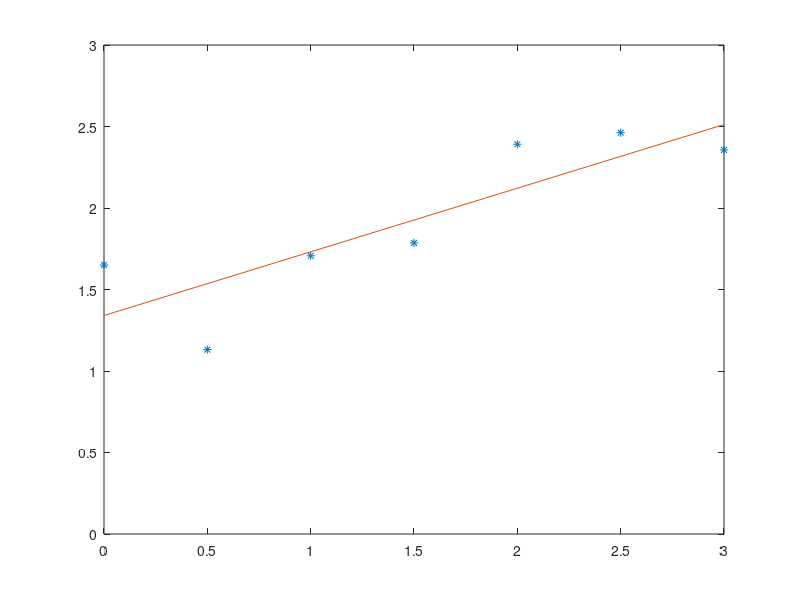

This chart was generated by the following MATLAB code:
% Andrew North - 10/11/2021
% System Identification using the Least Squares method
% Given x y data (position vs time) or (acceleration vs time)
% Want to find the parameters for the governing equation (could be a first
% or second order differential equation

phi = [0.0 1; 0.5 1; 1.0 1; 1.5 1; 2.0 1; 2.5 1; 3.0 1]
Y = [1.6501; 1.1311; 1.7068; 1.7860; 2.3913; 2.4621; 2.3565]
x = [0:0.5:3]

plot(x,Y,'*')

% Phi transpose 
phiT = (phi)'

% ThetaLS is the 'Parameter Vector' solved using the Least Squares method
thetaLS = inv(phiT*phi)*phiT*Y

% Best fit line using least squares method
m = thetaLS(1,1)
b = thetaLS(2,1)

xx = [0,0.05,3]
yy = m*xx+b
plot(x,Y,'*',xx,yy)
ylim([0 3])

